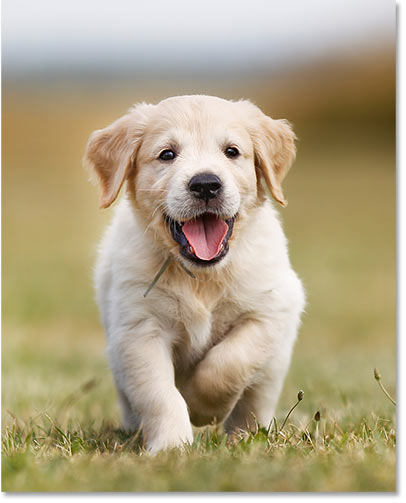
#> input picture dog.jpeg, 406 x 503 px
$ python translation.py
#> lines starting #> are read from the running program, lines starting #| are printed output that depends on the picture
import cv2
import numpy as np

FILE_NAME = "dog.jpeg"
# Create translation matrix.
# If the shift is (x, y) then matrix would be
# M = [1 0 x]
#       [ 0 1 y]
# Lets shift by 100, 50
M = np.float32([[1, 0, 100], [0, 1, 50]])

try:
    # Read image from disk.
    img = cv2.imread(FILE_NAME)
#> img is the input picture: shape (503, 406, 3); mean B, G, R 133.8, 164, 176.7
    (rows, cols) = img.shape[:2]
#> rows = 503; cols = 406

    # warpAffine does appropriate shifting given the
    # translation matrix
    res = cv2.warpAffine(img, M, (cols, rows))
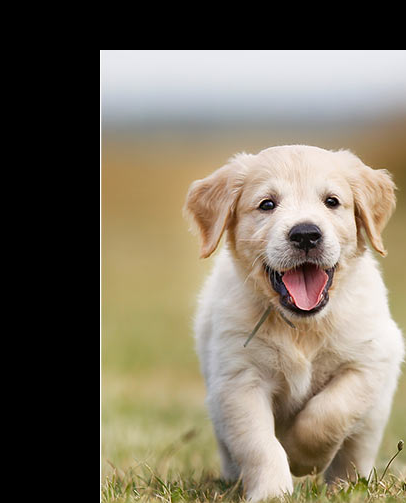
#> res: shape (503, 406, 3); mean B, G, R 96.7, 113.6, 122.6

    # Write image back to disk
    cv2.imwrite('result.jpg', res)

except IOError:
    print("Error while reading files !!!")

cv2.imshow("newImage", res)
cv2.waitKey(0)
cv2.destroyAllWindows()
